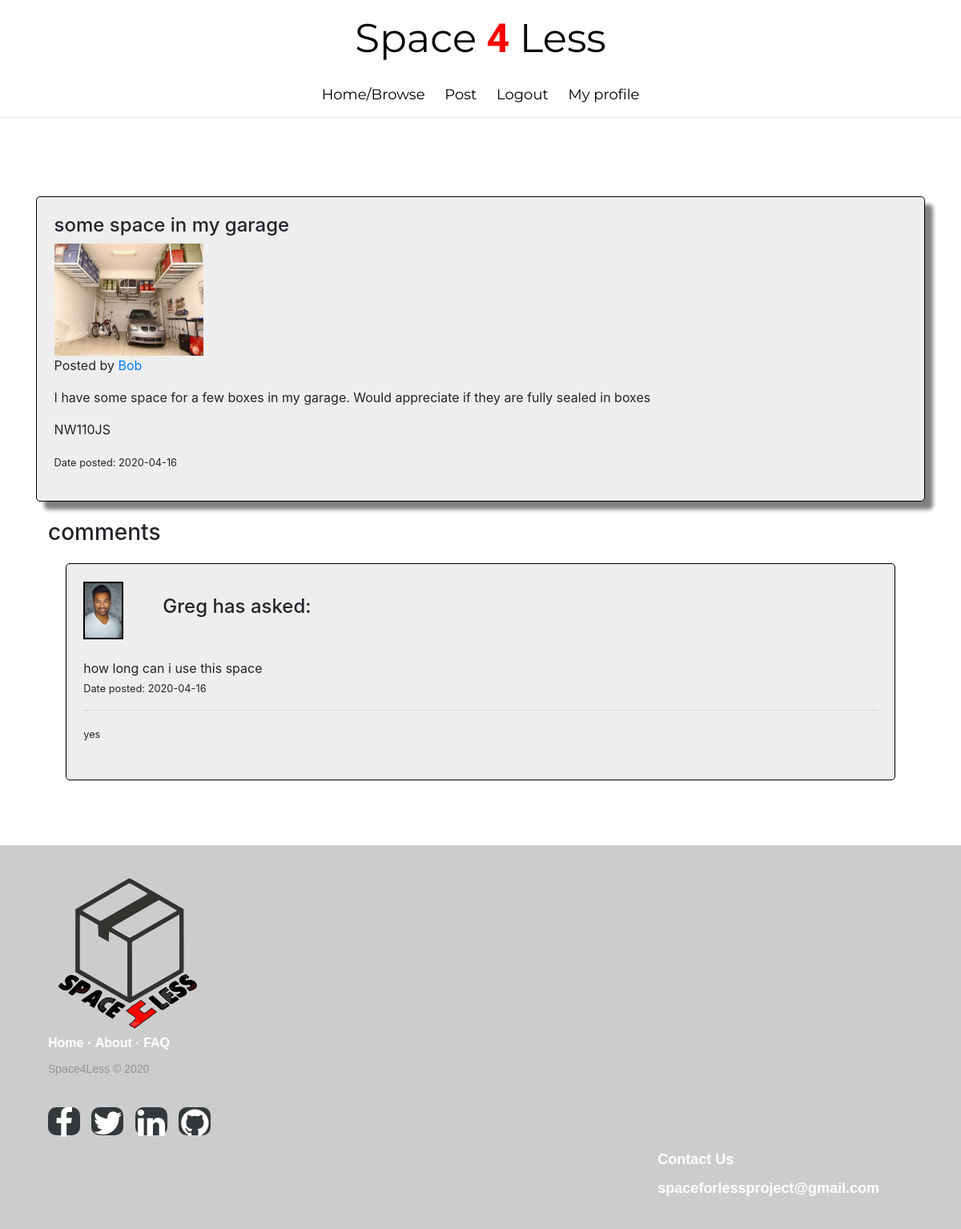
The page /single_post/11 (signed in) on the database its author committed.
### app/models.py (models this page shows, shortened)
class Post(db.Model):
    __tablename__ = 'post'
    post_id = db.Column(db.Integer, primary_key=True)
    title = db.Column(db.String(30), nullable=False)
    date_posted = db.Column(db.DateTime, nullable=False, default=datetime.utcnow)
    image = db.Column(db.String(30), nullable=False)  # , default='default.png')
    location = db.Column(db.String(50), nullable=False)
    space_size = db.Column(db.String(15), nullable=False)
    content = db.Column(db.String(30), nullable=False)
    user_id = db.Column(db.Integer, ForeignKey('user.user_id'), nullable=False)
    bookings = db.relationship('Book')
    comments = db.relationship('Comment')

class User(db.Model, UserMixin):
    __tablename__ = 'user'
    user_id = db.Column(db.Integer, primary_key=True)
    username = db.Column(db.String(250), nullable=False)
    first_name = db.Column(db.String(250), nullable=False)
    last_name = db.Column(db.String(250), nullable=False)
    email = db.Column(db.String(250), nullable=False)
    password = db.Column(db.String(200))
    image_file = db.Column(db.String(20), nullable=False, default='default-profile.png')
    roles = db.Column(db.String(20))
    posts = db.relationship('Post', backref='author', lazy=True)
    bookings = db.relationship('Book')
    comments = db.relationship('Comment')
    reviews = db.relationship('Review')
    def get_id(self):
        return (self.user_id)

class Comment(db.Model):
    __tablename__ = 'comment'
    comment_id = db.Column(db.Integer, primary_key=True)
    date_posted = db.Column(db.DateTime, nullable=False, default=datetime.utcnow)
    question = db.Column(db.String, nullable=False, default='')
    answer = db.Column(db.String, nullable=False, default='')
    post_id = db.Column(db.Integer, ForeignKey('post.post_id'), nullable=False)
    renter_user_id = db.Column(db.Integer, ForeignKey('user.user_id'), nullable=False)

### app/posts/routes.py (the view)
@bp_posts.route("/single_post/<post_id>", methods=['GET', 'POST'])
@login_required
def single_post(post_id):
    post = Post.query.get_or_404(post_id)
    user = User.query.get(current_user.get_id())
    form_question = QuestionForm()
    comments = Comment.query.filter_by(post_id=post_id) \
        .join(User, Comment.renter_user_id == User.user_id) \
        .add_columns(Comment.question, Comment.answer, Comment.date_posted, User.username, User.image_file,
                     Comment.comment_id) \
        .all()
    if form_question.validate_on_submit():
        comment = Comment(question=form_question.question.data, renter_user_id=user.user_id, post_id=post.post_id)
        db.session.add(comment)
        db.session.commit()
        flash('you have successfully commented on the post', 'success')
        return redirect(url_for('main.home_page'))
    return render_template('single_post.html', title=post.title, post=post, form=form_question, comments=comments)

### app/models.py (called while the page is built)
@login.user_loader
def load_user(user_id):
    return User.query.get(int(user_id))

### app/templates/single_post.html (shortened to what this page needs)
{% extends 'layout.html' %}
{% block content %}
    <div class="row post">
        <div>
            <h4 class="media-heading">{{ post.title }}</h4>
            <img class=" post_image" src="{{ url_for('static', filename='post_pictures/' + post.image) }}">
            <div class="media-body">
                <p>Posted by <a href="#">{{ post.author.username }}</a></p>
                <p>{{ post.content }}</p>
                <p> {{ post.location }}</p>
                <p><small> Date posted: {{ post.date_posted.strftime('%Y-%m-%d') }}</small></p>
            </div>
        </div>
    </div>
    <h3>comments</h3>
    {% for comment in comments %}
        <div class="post">
            <div>
                <div class="align">
                    <img class="comment-profile-pic" class="rounded-circle"
                         src="{{ url_for('static', filename='profile_pictures/' + comment.image_file, width=50, height =50) }}">
                    <h4 class="comment-title">{{ comment.username }} has asked:</h4>
                </div>
                <br>
                {{ comment.question }}
                <p><small> Date posted: {{ comment.date_posted.strftime('%Y-%m-%d') }}</small></p>
                <hr>
                <small>{{ comment.answer }}</small>
            </div>
            <br>
        </div>
    {% endfor %}
{% endblock content %}

### app/static/design.css (style rules this page uses)
.post { border: 1px solid black; border-radius: 5px; background-color: #eeeeee; padding: 2%; margin: 2% }
.post_image { width:25% }
.row { display: flex; box-shadow: 10px 10px 5px grey; }
.comment-profile-pic { border: 2px solid black; max-width:5%; max-height:5%; width: auto; height: auto; }
.comment-title { padding-left: 5%; }
.align { display: flex; align-items:center; }
* { box-sizing: border-box; }
.row:after { content: ""; display: table; clear: both; }

### rows shown on the page
Post: title "some space in my garage", image (picture), content "I have some space for a few boxes in my garage. Would appreciate if they are fully sealed in boxes", location "NW110JS", date_posted "2020-04-16"
User: author.username "Bob"
Comment: image_file (picture), username "Greg", question "how long can i use this space", date_posted "2020-04-16", answer "yes"
